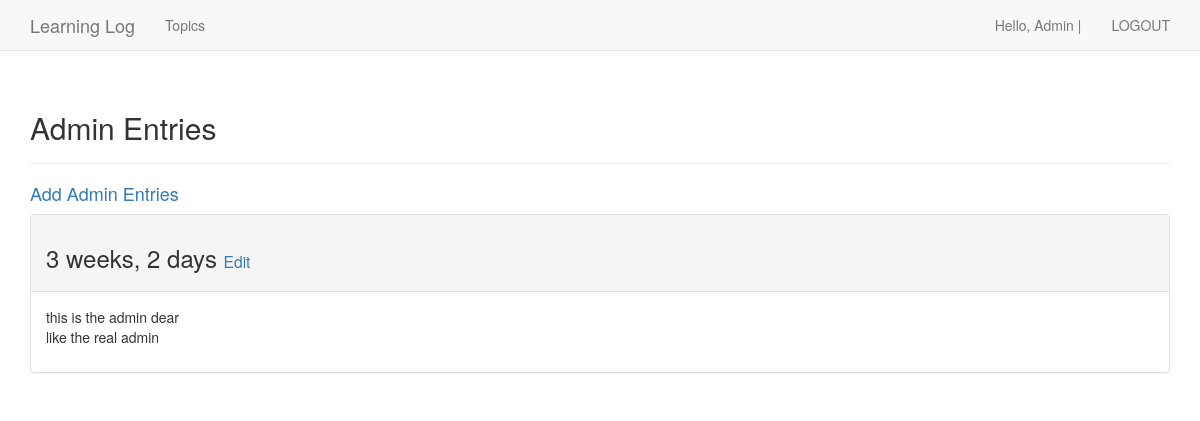
The page /topics/3/ (signed in) on the database its author committed.
### learning_logs/models.py (models this page shows, shortened)
class Topic(models.Model):
    text = models.CharField(max_length=200)
    date_added = models.DateTimeField(auto_now_add=True)
    owner = models.ForeignKey(User, on_delete=models.CASCADE)

class Entry(models.Model):
    topic = models.ForeignKey(Topic, on_delete=models.CASCADE)
    text = models.TextField()
    date_added = models.DateTimeField(auto_now_add=True)
    class Meta:
        verbose_name_plural = 'entries'

### learning_logs/views.py (the view)
# urls.py: path("topics/<int:topic_id>/", views.topic_entries, name="topic"),
@login_required(login_url='users:login')
def topic_entries(request, topic_id):
    wanted_topic = Topic.objects.get(id=topic_id)
    gate_pass = verify_user(request, wanted_topic)
    if not gate_pass:
        raise Http404
    wanted_topic_entries = wanted_topic.entry_set.order_by('date_added')
    context = {"topic": wanted_topic, "entries": wanted_topic_entries}
    return render(request, "learning_logs/topic.html", context=context)

### learning_logs/views.py (called while the page is built)
def verify_user(request_user, owner):
    if request_user.user == owner.owner:
        return True
    else:
        return False

### learning_logs/templates/learning_logs/topic.html (shortened to what this page needs)
{% extends "learning_logs/base.html" %}
{% load bootstrap3 %}
{% block header %}
    <h2> {{ topic.text }} Entries</h2>
{% endblock %}
{% block content %}
    <h4>
    <a href="{% url 'learning_logs:add_new_entry' topic.id %}">Add {{ topic.text }} Entries</a>
    </h4>
    {% for entry in entries %}
        <div class="panel panel-default">
            <div class="panel-heading">
                <h3>
                    {{ entry.date_added | timesince }}
                    <small><a href="{% url "learning_logs:edit_entry" entry.id %}">Edit</a></small>
                </h3>
            </div>
            <div class="panel-body">
                {{ entry.text | linebreaks }}
            </div>
        </div>
    {% empty %}
        <P>No entries Yet</P>
    {% endfor %}
{% endblock %}

### learning_logs/templates/learning_logs/base.html (shortened to what this page needs)
{% load bootstrap3 %}
<!DOCTYPE html>
<html lang="en">
<head>
    {% bootstrap_css %}
</head>
<body>
<nav class="navbar navbar-default navbar-static-top">
    <div class="container">
        <div class="navbar-header">
            <a class='navbar-brand' href="{% url 'learning_logs:home' %}">Learning Log</a>
        </div>
         <div id="navbar" class="navbar-collapse collapse" >
             <ul class="nav navbar-nav">
                 <li><a href="{% url 'learning_logs:topics' %}"> Topics</a> </li>
             </ul>
             <ul class="nav navbar-nav navbar-right">
                     {% if user.is_authenticated %}
                    <li> <a>Hello, {{ user.username|title }} | </a></li>
                    <li><a href="{% url 'users:logout' %}" >LOGOUT</a></li>
                    {% else %}
                    <li><a href="{% url 'users:login' %}">LOG IN</a> </li>
                    <li><a href="{% url 'users:register' %}">REGISTER</a></li>
                    {% endif %}
             </ul>
         </div>
    </div>
</nav>
<div class="container">
    <div class="page-header">{% block header %}
    {% endblock %}</div>
<div>{% block content %}
{% endblock %}</div>
</div>
</body>
</html>

### rows shown on the page
Topic: text "Admin"
Entry: date_added "3 weeks, 2 days", text "this is the admin dear like the real admin"

### other values the page prints
{{ user.username|title }} "Admin"
